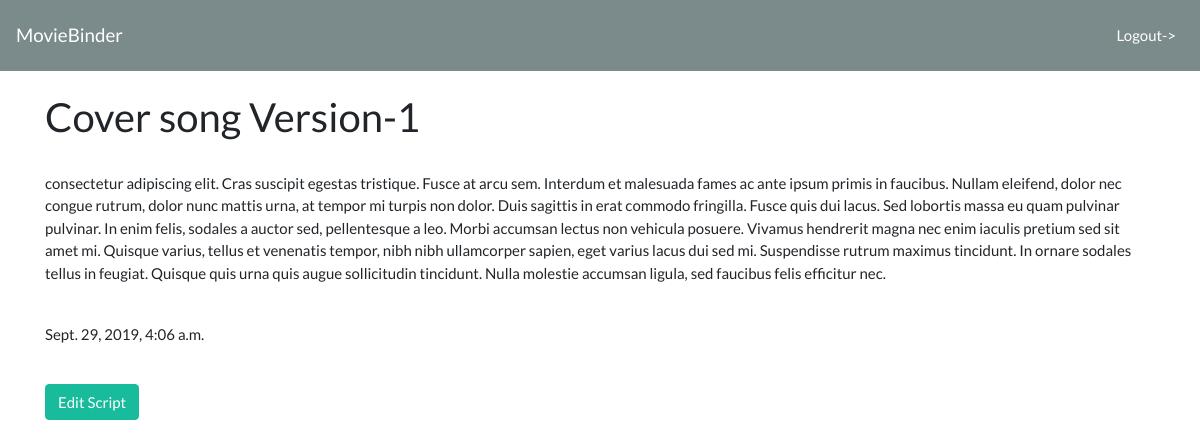
Page /script/2/ on the committed database.
### moviebinder/models.py (models this page shows, shortened)
class Script(models.Model):
    script_title = models.CharField(max_length=100)
    script_content = models.TextField()
    edited_on = models.DateTimeField(auto_now_add=True, null=True, blank=True)
    project = models.ForeignKey(Project, on_delete=models.CASCADE,null=True,blank=True)

### moviebinder/views.py (the view)
# urls.py: path('script/<int:script_id>/', script),
def script(request,script_id):
    script = Script.objects.get(pk=script_id)
    return render(request, "script.html", {"script" : script})

### moviebinder/templates/script.html (shortened to what this page needs)
<html>
    <head>
        <link rel="stylesheet" href="https://stackpath.bootstrapcdn.com/bootstrap/4.3.1/css/bootstrap.min.css">
        <link rel="stylesheet" href="https://bootswatch.com/4/flatly/bootstrap.min.css">
    </head>
    <body>
        <nav class="navbar navbar-expand-lg navbar-dark bg-dark">
            <a class="navbar-brand" href="#">MovieBinder</a>
            <div class="collapse navbar-collapse" id="navbarNavAltMarkup">
                <div class="navbar-nav ml-auto">
                    <a class="nav-item nav-link" href="/home/">Logout-></a>
                </div>
            </div>
        </nav>
        <br>
        <div class="container">
            <h2>{{script.script_title}}</h2>
            <br>
            <p>{{script.script_content}}</p>
            <br>
            <p>{{script.edited_on}}</p>
            <br>
            <a href="/editscript/{{script.id}}/"><button type="button" class="btn btn-md btn btn-success">Edit Script</button></a>
        </div>
    </body>
</html>

### rows in the picture
Script: script_title "Cover song Version-1", script_content "consectetur adipiscing elit. Cras suscipit egestas tristique. Fusce at arcu sem. Interdum et malesuada fames ac ante ipsum primis in faucibus. Nullam eleifend, dolor nec congue rutrum, dolor nunc mattis urna, at tempor mi turpis non dolor. Duis sagittis in erat commodo fringilla. Fusce quis dui lacus. Sed lobortis massa eu quam pulvinar pulvinar. In enim felis, sodales a auctor sed, pellentesque a leo. Morbi accumsan lectus non vehicula posuere. Vivamus hendrerit magna nec enim iaculis pretium sed sit amet mi. Quisque varius, tellus et venenatis tempor, nibh nibh ullamcorper sapien, eget varius lacus dui sed mi. Suspendisse rutrum maximus tincidunt. In ornare sodales tellus in feugiat.…", edited_on "Sept. 29, 2019, 4:06 a.m."
